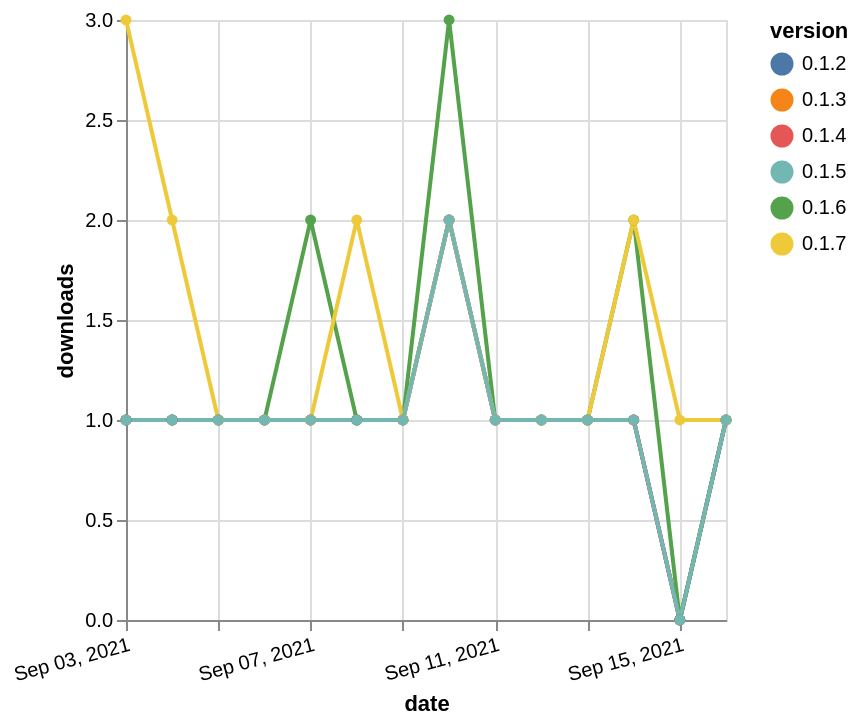

Vega-Lite specification stored for this chart:
### Vega-Lite specification from a JSON file in a GitHub repository (floating-point values rounded to 4 significant figures)
{"$schema": "https://vega.github.io/schema/vega-lite/v5.json", "description": "A simple bar chart with embedded data.", "data": {"values": [{"date": "2021-09-03", "total": 157, "delta": 1, "version": "0.1.3"}, {"date": "2021-09-04", "total": 158, "delta": 1, "version": "0.1.3"}, {"date": "2021-09-05", "total": 159, "delta": 1, "version": "0.1.3"}, {"date": "2021-09-06", "total": 160, "delta": 1, "version": "0.1.3"}, {"date": "2021-09-07", "total": 161, "delta": 1, "version": "0.1.3"}, {"date": "2021-09-08", "total": 162, "delta": 1, "version": "0.1.3"}, {"date": "2021-09-09", "total": 163, "delta": 1, "version": "0.1.3"}, {"date": "2021-09-10", "total": 165, "delta": 2, "version": "0.1.3"}, {"date": "2021-09-11", "total": 166, "delta": 1, "version": "0.1.3"}, {"date": "2021-09-12", "total": 167, "delta": 1, "version": "0.1.3"}, {"date": "2021-09-13", "total": 168, "delta": 1, "version": "0.1.3"}, {"date": "2021-09-14", "total": 169, "delta": 1, "version": "0.1.3"}, {"date": "2021-09-15", "total": 169, "delta": 0, "version": "0.1.3"}, {"date": "2021-09-16", "total": 170, "delta": 1, "version": "0.1.3"}, {"date": "2021-09-03", "total": 143, "delta": 1, "version": "0.1.2"}, {"date": "2021-09-04", "total": 144, "delta": 1, "version": "0.1.2"}, {"date": "2021-09-05", "total": 145, "delta": 1, "version": "0.1.2"}, {"date": "2021-09-06", "total": 146, "delta": 1, "version": "0.1.2"}, {"date": "2021-09-07", "total": 147, "delta": 1, "version": "0.1.2"}, {"date": "2021-09-08", "total": 148, "delta": 1, "version": "0.1.2"}, {"date": "2021-09-09", "total": 149, "delta": 1, "version": "0.1.2"}, {"date": "2021-09-10", "total": 151, "delta": 2, "version": "0.1.2"}, {"date": "2021-09-11", "total": 152, "delta": 1, "version": "0.1.2"}, {"date": "2021-09-12", "total": 153, "delta": 1, "version": "0.1.2"}, {"date": "2021-09-13", "total": 154, "delta": 1, "version": "0.1.2"}, {"date": "2021-09-14", "total": 155, "delta": 1, "version": "0.1.2"}, {"date": "2021-09-15", "total": 155, "delta": 0, "version": "0.1.2"}, {"date": "2021-09-16", "total": 156, "delta": 1, "version": "0.1.2"}, {"date": "2021-09-03", "total": 132, "delta": 1, "version": "0.1.4"}, {"date": "2021-09-04", "total": 133, "delta": 1, "version": "0.1.4"}, {"date": "2021-09-05", "total": 134, "delta": 1, "version": "0.1.4"}, {"date": "2021-09-06", "total": 135, "delta": 1, "version": "0.1.4"}, {"date": "2021-09-07", "total": 136, "delta": 1, "version": "0.1.4"}, {"date": "2021-09-08", "total": 137, "delta": 1, "version": "0.1.4"}, {"date": "2021-09-09", "total": 138, "delta": 1, "version": "0.1.4"}, {"date": "2021-09-10", "total": 140, "delta": 2, "version": "0.1.4"}, {"date": "2021-09-11", "total": 141, "delta": 1, "version": "0.1.4"}, {"date": "2021-09-12", "total": 142, "delta": 1, "version": "0.1.4"}, {"date": "2021-09-13", "total": 143, "delta": 1, "version": "0.1.4"}, {"date": "2021-09-14", "total": 144, "delta": 1, "version": "0.1.4"}, {"date": "2021-09-15", "total": 144, "delta": 0, "version": "0.1.4"}, {"date": "2021-09-16", "total": 145, "delta": 1, "version": "0.1.4"}, {"date": "2021-09-03", "total": 152, "delta": 1, "version": "0.1.6"}, {"date": "2021-09-04", "total": 153, "delta": 1, "version": "0.1.6"}, {"date": "2021-09-05", "total": 154, "delta": 1, "version": "0.1.6"}, {"date": "2021-09-06", "total": 155, "delta": 1, "version": "0.1.6"}, {"date": "2021-09-07", "total": 157, "delta": 2, "version": "0.1.6"}, {"date": "2021-09-08", "total": 158, "delta": 1, "version": "0.1.6"}, {"date": "2021-09-09", "total": 159, "delta": 1, "version": "0.1.6"}, {"date": "2021-09-10", "total": 162, "delta": 3, "version": "0.1.6"}, {"date": "2021-09-11", "total": 163, "delta": 1, "version": "0.1.6"}, {"date": "2021-09-12", "total": 164, "delta": 1, "version": "0.1.6"}, {"date": "2021-09-13", "total": 165, "delta": 1, "version": "0.1.6"}, {"date": "2021-09-14", "total": 167, "delta": 2, "version": "0.1.6"}, {"date": "2021-09-15", "total": 167, "delta": 0, "version": "0.1.6"}, {"date": "2021-09-16", "total": 168, "delta": 1, "version": "0.1.6"}, {"date": "2021-09-03", "total": 131, "delta": 3, "version": "0.1.7"}, {"date": "2021-09-04", "total": 133, "delta": 2, "version": "0.1.7"}, {"date": "2021-09-05", "total": 134, "delta": 1, "version": "0.1.7"}, {"date": "2021-09-06", "total": 135, "delta": 1, "version": "0.1.7"}, {"date": "2021-09-07", "total": 136, "delta": 1, "version": "0.1.7"}, {"date": "2021-09-08", "total": 138, "delta": 2, "version": "0.1.7"}, {"date": "2021-09-09", "total": 139, "delta": 1, "version": "0.1.7"}, {"date": "2021-09-10", "total": 141, "delta": 2, "version": "0.1.7"}, {"date": "2021-09-11", "total": 142, "delta": 1, "version": "0.1.7"}, {"date": "2021-09-12", "total": 143, "delta": 1, "version": "0.1.7"}, {"date": "2021-09-13", "total": 144, "delta": 1, "version": "0.1.7"}, {"date": "2021-09-14", "total": 146, "delta": 2, "version": "0.1.7"}, {"date": "2021-09-15", "total": 147, "delta": 1, "version": "0.1.7"}, {"date": "2021-09-16", "total": 148, "delta": 1, "version": "0.1.7"}, {"date": "2021-09-03", "total": 129, "delta": 1, "version": "0.1.5"}, {"date": "2021-09-04", "total": 130, "delta": 1, "version": "0.1.5"}, {"date": "2021-09-05", "total": 131, "delta": 1, "version": "0.1.5"}, {"date": "2021-09-06", "total": 132, "delta": 1, "version": "0.1.5"}, {"date": "2021-09-07", "total": 133, "delta": 1, "version": "0.1.5"}, {"date": "2021-09-08", "total": 134, "delta": 1, "version": "0.1.5"}, {"date": "2021-09-09", "total": 135, "delta": 1, "version": "0.1.5"}, {"date": "2021-09-10", "total": 137, "delta": 2, "version": "0.1.5"}, {"date": "2021-09-11", "total": 138, "delta": 1, "version": "0.1.5"}, {"date": "2021-09-12", "total": 139, "delta": 1, "version": "0.1.5"}, {"date": "2021-09-13", "total": 140, "delta": 1, "version": "0.1.5"}, {"date": "2021-09-14", "total": 141, "delta": 1, "version": "0.1.5"}, {"date": "2021-09-15", "total": 141, "delta": 0, "version": "0.1.5"}, {"date": "2021-09-16", "total": 142, "delta": 1, "version": "0.1.5"}]}, "width": "container", "mark": {"type": "line", "point": {"filled": true}}, "encoding": {"x": {"field": "date", "type": "temporal", "timeUnit": "yearmonthdate", "title": "date", "axis": {"labelAngle": -15}}, "y": {"field": "delta", "type": "quantitative", "title": "downloads"}, "color": {"field": "version", "type": "nominal"}, "tooltip": {"field": "delta"}}}
